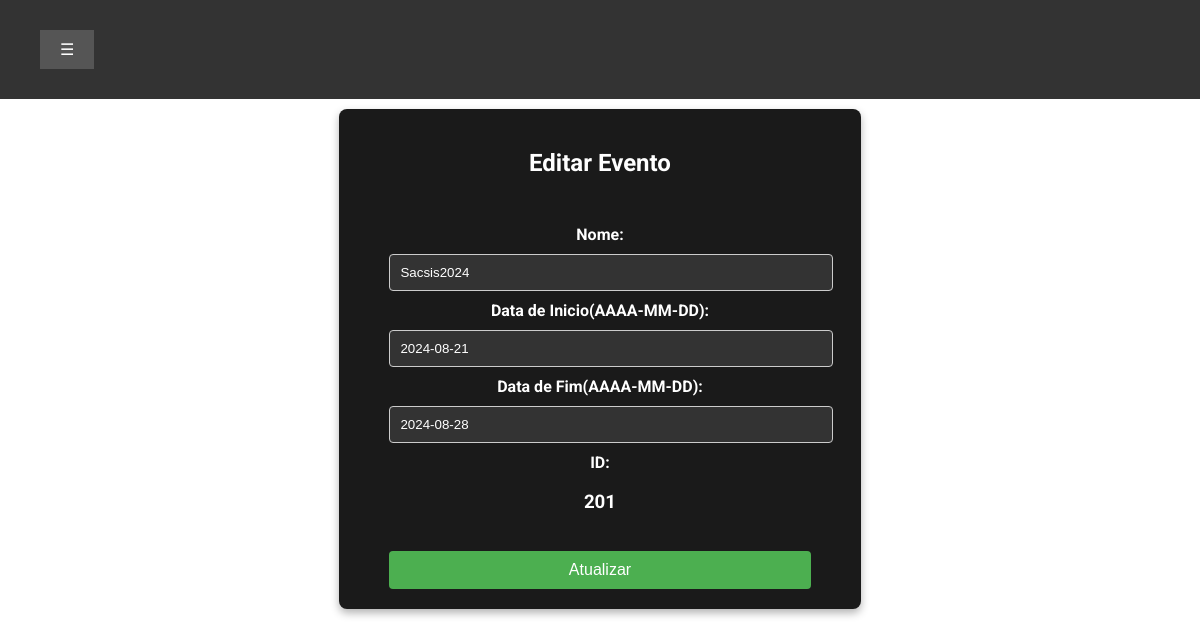
The app's page /editEventos.php?idEvento=201 with its own data.
### tables this page shows
CREATE TABLE `eventos` (
  `nome` varchar(100) NOT NULL,
  `dataInic` date NOT NULL,
  `dataFim` date NOT NULL,
  `ID` int(10) NOT NULL
);

### Eventos.php (called while the page is built, shortened)
<?php
class Evento{
    private $conn;
    public function __construct($db){
        $this->conn = $db;
    }
    public function getAllDoEvento($idEvento){
        $sql = "SELECT * FROM eventos WHERE ID = $idEvento";
        $result = $this->conn->query($sql);
        if($result->num_rows > 0){
            return $result->fetch_all(MYSQLI_ASSOC);
        }
    }
}
?>

### editEventos.php (the view, shortened to what this page needs)
<?php
include "connect.inc.php";
include "Eventos.php";
if (isset($_GET['idEvento'])) {
    $idEvento = $_GET['idEvento'];
} else {
    $idEvento = "";
}
$updateEvento = new Evento($conn);
$res = $updateEvento->getAllDoEvento($idEvento);
$nome = $res[0]['nome'];
$dataInic = $res[0]['dataInic'];
$dataFim = $res[0]['dataFim'];
$ID = $res[0]['ID'];
?>
<!DOCTYPE html>
<html lang="pt-BR">
<head>
    <link rel="stylesheet" href="stylesEventos.css">
    <link rel="stylesheet" href="https://cdnjs.cloudflare.com/ajax/libs/font-awesome/6.0.0-beta3/css/all.min.css">
</head>
<body>
    <div class="top-bar">
        <div class="menu-container">
            <button class="menu-btn">☰ </button>
        </div>
    </div>
    <section class="container-atualizarPerfil">
        <div class="caixaAtualizarPerfil">
            <h1>Editar Evento</h1><br>
            <br>
            <form action="actionPaginaPrinc.php" method="post">
                <b>Nome: </b><input type="text" name="nome" value="<?php echo $nome ?>"><br>
                <b>Data de Inicio(AAAA-MM-DD): </b><input type="text" name="dataInic" value="<?php echo $dataInic ?>"><br>
                <b>Data de Fim(AAAA-MM-DD): </b><input type="text" name="dataFim" value="<?php echo $dataFim ?>"><br>
                <b>ID: </b><h3><?php echo $ID ?></h3>
                <button type="submit" >Atualizar</button>
            </form>
        </div>
    </section>
</body>
</html>

### stylesEventos.css (style rules this page uses)
body { font-family: 'Roboto', sans-serif; margin: 0; padding: 0; }
.top-bar { display: flex; justify-content: space-between; align-items: center; background-color: #333; color: white; padding: 30px 40px; position: relative; font-weight: 700; }
.menu-btn, .user-btn { background-color: #555; border: none; color: white; padding: 10px 20px; cursor: pointer; font-size: 16px; font-weight: 400; }
.menu-container { position: relative; }
.container-atualizarPerfil { display: flex; justify-content: center; align-items: center; min-height: auto; color: #ffffff; margin-top: 10px; margin-bottom: 10px; }
.caixaAtualizarPerfil { background-color: #1a1a1a; padding: 20px 50px; border-radius: 8px; box-shadow: 0 4px 8px rgba(0, 0, 0, 0.3); text-align: center; }
.caixaAtualizarPerfil h1 { margin-bottom: 10px; font-size: 24px; color: #ffffff; }
.caixaAtualizarPerfil input[type="text"], .caixaAtualizarPerfil input[type="password"] { width: 100%; padding: 10px; margin: 10px 0; border-radius: 4px; border: 1px solid #cccccc; background-color: #333333; color: #ffffff; }
.caixaAtualizarPerfil button { width: 100%; padding: 10px; margin-top: 20px; border-radius: 4px; border: none; background-color: #4CAF50; color: #ffffff; font-size: 16px; cursor: pointer; transition: background-color 0.3s ease; }
.caixaAtualizarPerfil b { color: #ffffff; }

### records on screen
eventos: nome "Sacsis2024", dataInic "2024-08-21", dataFim "2024-08-28", ID "201"
